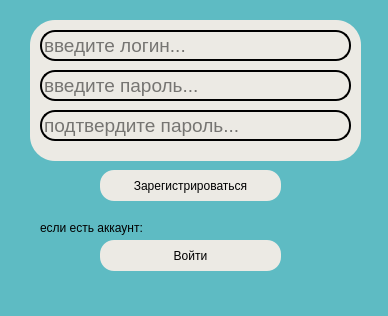
<?xml version="1.0" encoding="UTF-8"?>
<ui version="4.0">
 <class>MainWindow</class>
 <widget class="QMainWindow" name="MainWindow">
  <property name="geometry">
   <rect>
    <x>0</x>
    <y>0</y>
    <width>388</width>
    <height>316</height>
   </rect>
  </property>
  <property name="windowTitle">
   <string>MainWindow</string>
  </property>
  <property name="styleSheet">
   <string notr="true">background-color: rgb(94, 187, 195);</string>
  </property>
  <widget class="QWidget" name="centralwidget">
   <widget class="QPushButton" name="register_button">
    <property name="geometry">
     <rect>
      <x>100</x>
      <y>170</y>
      <width>181</width>
      <height>31</height>
     </rect>
    </property>
    <property name="styleSheet">
     <string notr="true">QPushButton:hover {
	background-color: #ffdbcc;
}

QPushButton:pressed {
	background-color: #fcb9aa;
}
QPushButton {
	background-color: #eceae4;
	border-radius: 14px;
}</string>
    </property>
    <property name="text">
     <string>Зарегистрироваться</string>
    </property>
   </widget>
   <widget class="QFrame" name="frame">
    <property name="geometry">
     <rect>
      <x>30</x>
      <y>20</y>
      <width>331</width>
      <height>141</height>
     </rect>
    </property>
    <property name="styleSheet">
     <string notr="true">background-color: #eceae4;
border-radius: 25px</string>
    </property>
    <property name="frameShape">
     <enum>QFrame::StyledPanel</enum>
    </property>
    <property name="frameShadow">
     <enum>QFrame::Raised</enum>
    </property>
    <widget class="QLineEdit" name="first_line">
     <property name="geometry">
      <rect>
       <x>10</x>
       <y>10</y>
       <width>311</width>
       <height>31</height>
      </rect>
     </property>
     <property name="font">
      <font>
       <family>Yu Gothic UI</family>
       <pointsize>14</pointsize>
      </font>
     </property>
     <property name="styleSheet">
      <string notr="true">border-radius: 15px; border: 2px solid</string>
     </property>
     <property name="placeholderText">
      <string>введите логин...</string>
     </property>
    </widget>
    <widget class="QLineEdit" name="sec_line">
     <property name="geometry">
      <rect>
       <x>10</x>
       <y>50</y>
       <width>311</width>
       <height>31</height>
      </rect>
     </property>
     <property name="font">
      <font>
       <family>Yu Gothic UI</family>
       <pointsize>14</pointsize>
      </font>
     </property>
     <property name="styleSheet">
      <string notr="true">border-radius: 15px; border: 2px solid</string>
     </property>
     <property name="placeholderText">
      <string>введите пароль...</string>
     </property>
    </widget>
    <widget class="QLineEdit" name="sec_line_confirm">
     <property name="geometry">
      <rect>
       <x>10</x>
       <y>90</y>
       <width>311</width>
       <height>31</height>
      </rect>
     </property>
     <property name="font">
      <font>
       <family>Yu Gothic UI</family>
       <pointsize>14</pointsize>
      </font>
     </property>
     <property name="styleSheet">
      <string notr="true">border-radius: 15px; border: 2px solid</string>
     </property>
     <property name="placeholderText">
      <string>подтвердите пароль...</string>
     </property>
    </widget>
   </widget>
   <widget class="QLabel" name="label">
    <property name="geometry">
     <rect>
      <x>40</x>
      <y>220</y>
      <width>201</width>
      <height>16</height>
     </rect>
    </property>
    <property name="text">
     <string>если есть аккаунт:</string>
    </property>
   </widget>
   <widget class="QPushButton" name="login_button">
    <property name="geometry">
     <rect>
      <x>100</x>
      <y>240</y>
      <width>181</width>
      <height>31</height>
     </rect>
    </property>
    <property name="styleSheet">
     <string notr="true">QPushButton:hover {
	background-color: #ffdbcc;
}

QPushButton:pressed {
	background-color: #fcb9aa;
}
QPushButton {
	background-color: #eceae4;
	border-radius: 14px;
}</string>
    </property>
    <property name="text">
     <string>Войти</string>
    </property>
   </widget>
  </widget>
 </widget>
 <resources/>
 <connections/>
</ui>
